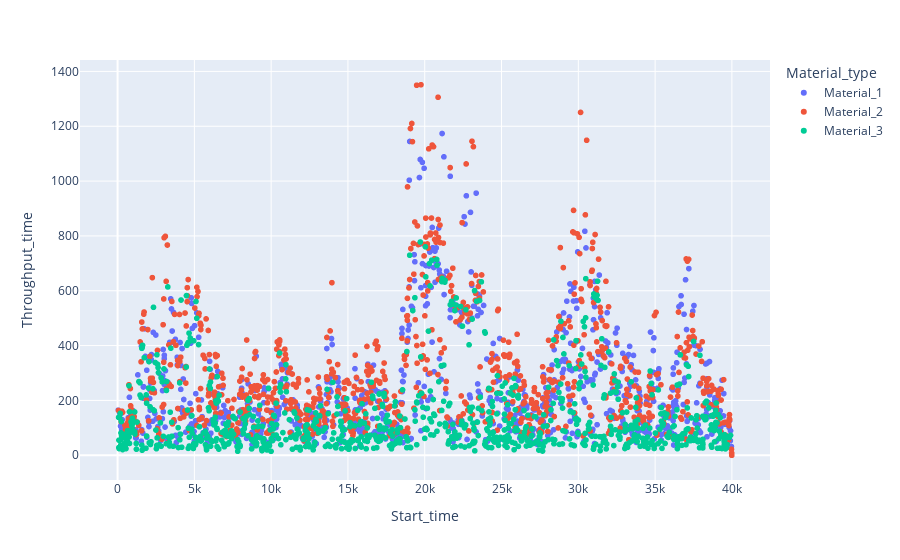

Notebook code for this chart:
### Code cell
import plotly.express as px

fig = px.scatter(df_tp, x="Start_time", y="Throughput_time", color="Material_type")

fig.show()

### Figure 1 — Plotly figure (JSON) as saved in the notebook; plotly's stock layout.template omitted (floating-point values rounded to 4 significant figures; data arrays with more than 128 entries replaced by an {"elided": "..."} marker saying what was removed)
{"data": [{"hovertemplate": "Material_type=Material_1<br>Start_time=%{x}<br>Throughput_time=%{y}<extra></extra>", "legendgroup": "Material_1", "marker": {"color": "#636efa", "symbol": "circle"}, "mode": "markers", "name": "Material_1", "showlegend": true, "type": "scattergl", "x": {"elided": "913 float values"}, "xaxis": "x", "y": {"elided": "913 float values"}, "yaxis": "y"}, {"hovertemplate": "Material_type=Material_2<br>Start_time=%{x}<br>Throughput_time=%{y}<extra></extra>", "legendgroup": "Material_2", "marker": {"color": "#EF553B", "symbol": "circle"}, "mode": "markers", "name": "Material_2", "showlegend": true, "type": "scattergl", "x": {"elided": "918 float values"}, "xaxis": "x", "y": {"elided": "918 float values"}, "yaxis": "y"}, {"hovertemplate": "Material_type=Material_3<br>Start_time=%{x}<br>Throughput_time=%{y}<extra></extra>", "legendgroup": "Material_3", "marker": {"color": "#00cc96", "symbol": "circle"}, "mode": "markers", "name": "Material_3", "showlegend": true, "type": "scattergl", "x": {"elided": "921 float values"}, "xaxis": "x", "y": {"elided": "921 float values"}, "yaxis": "y"}], "layout": {"legend": {"title": {"text": "Material_type"}, "tracegroupgap": 0}, "margin": {"t": 60}, "xaxis": {"anchor": "y", "domain": [0, 1], "title": {"text": "Start_time"}}, "yaxis": {"anchor": "x", "domain": [0, 1], "title": {"text": "Throughput_time"}}}}
